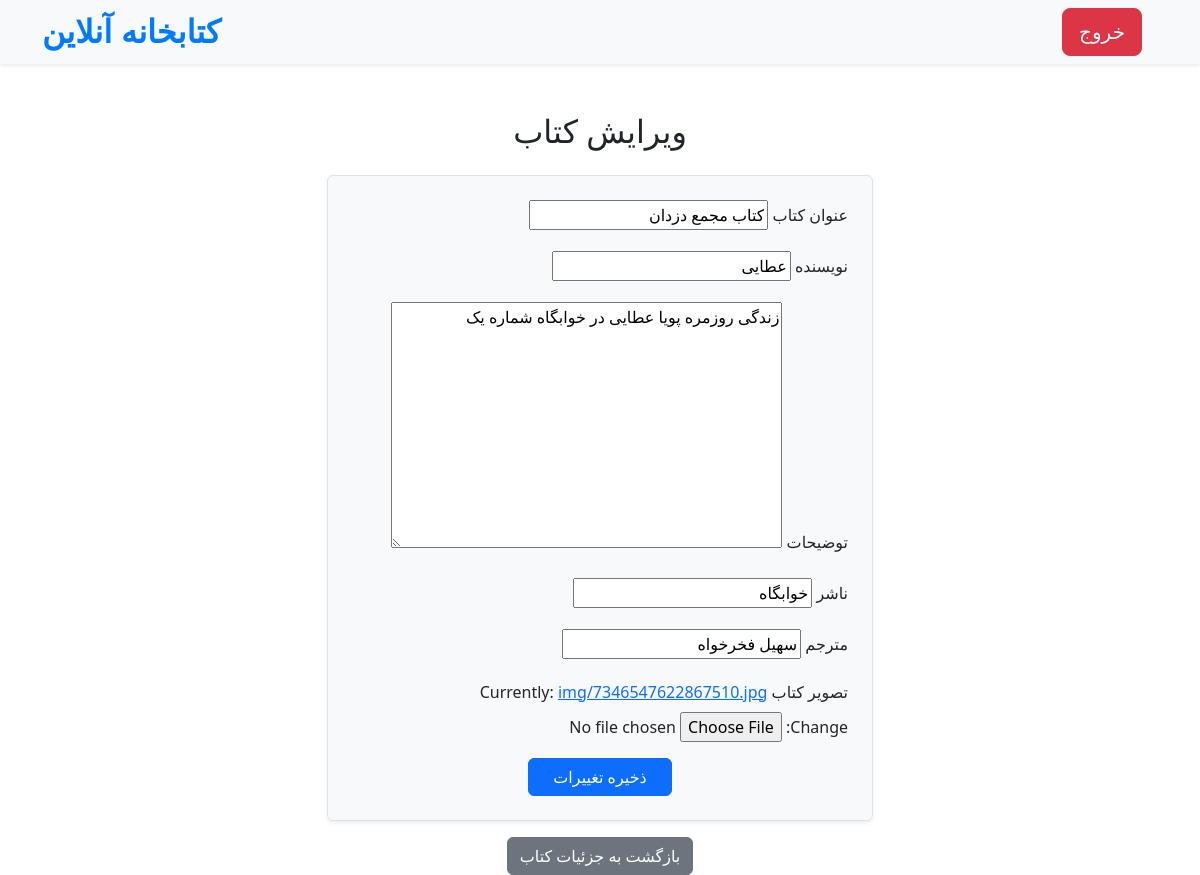
The page /edit/8/ (signed in) on the database its author committed.
### Book/models.py (models this page shows, shortened)
class Book(models.Model):
    image = models.ImageField(upload_to='img/', null=True)
    user = models.ForeignKey(User, on_delete=models.CASCADE)
    title = models.CharField(max_length=100, null=False)
    author = models.CharField(max_length=100, null=False)
    description = models.TextField(null=False)
    publisher = models.CharField(max_length=100, null=False)
    translator = models.CharField(max_length=100, null=True, blank=True)
    created_at = models.DateTimeField(auto_now_add=True, null=False)
    comments_count = models.IntegerField(default=0, null=False)
    likes = models.ManyToManyField(User, related_name='liked_books', blank=True)

### Book/views.py (the view)
# urls.py: path('edit/<int:pk>/', views.edit_book, name='edit_book'),
def edit_book(request, pk):
    book = get_object_or_404(Book, pk=pk)
    if book.user != request.user: #diffrent user
        return redirect('Book:book_detail', pk=pk)
    if request.method == 'POST':
        form = BookForm(request.POST, request.FILES, instance=book) # فایل واسه عکس کتابه
        if form.is_valid():
            form.save()
            return redirect('Book:book_detail', pk=book.pk)
    else:
        form = BookForm(instance=book)
    return render(request, 'edit_book.html', {'form': form, 'book': book})

### Book/forms.py
class BookForm(forms.ModelForm): # واسه اد بوک
    class Meta:
        model = Book
        fields = ['title', 'author', 'description', 'publisher', 'translator', 'image']

### Book/templates/edit_book.html (shortened to what this page needs)
{% extends 'base.html' %}
{% block content %}
<div class="container mt-5" dir="rtl">
    <div class="row justify-content-center">
        <div class="col-lg-6 col-md-8 col-sm-10">
            <h2 class="text-center mb-4">ویرایش کتاب</h2>
            <form method="post" enctype="multipart/form-data" class="p-4 border rounded shadow-sm bg-light">
                <div class="mb-3">
                    <label for="title" class="form-label">عنوان کتاب</label>
                    {{ form.title }}
                </div>
                <div class="mb-3">
                    <label for="author" class="form-label">نویسنده</label>
                    {{ form.author }}
                </div>
                <div class="mb-3">
                    <label for="description" class="form-label">توضیحات</label>
                    {{ form.description }}
                </div>
                <div class="mb-3">
                    <label for="publisher" class="form-label">ناشر</label>
                    {{ form.publisher }}
                </div>
                <div class="mb-3">
                    <label for="translator" class="form-label">مترجم</label>
                    {{ form.translator }}
                </div>
                <div class="mb-3">
                    <label for="image" class="form-label">تصویر کتاب</label>
                    {{ form.image }}
                </div>
                <div class="text-center">
                    <button type="submit" class="btn btn-primary px-4">ذخیره تغییرات</button>
                </div>
            </form>
            <div class="text-center mt-3">
                <a href="{% url 'Book:book_detail' book.pk %}" class="btn btn-secondary">بازگشت به جزئیات کتاب</a>
            </div>
        </div>
    </div>
</div>
{% endblock %}

### static/css/style.css (style rules this page uses)
body { font-family: Arial, sans-serif; margin: 0; padding: 0; background-color: #f4f4f4; color: #333; }
.btn-primary { background-color: rgb(0, 164, 166); border: none; transition: background-color 0.3s ease; }

### rows shown on the page
Book: title "کتاب مجمع دزدان", author "عطایی", description "زندگی روزمره پویا عطایی در خوابگاه شماره یک", publisher "خوابگاه", translator "سهیل فخرخواه"
